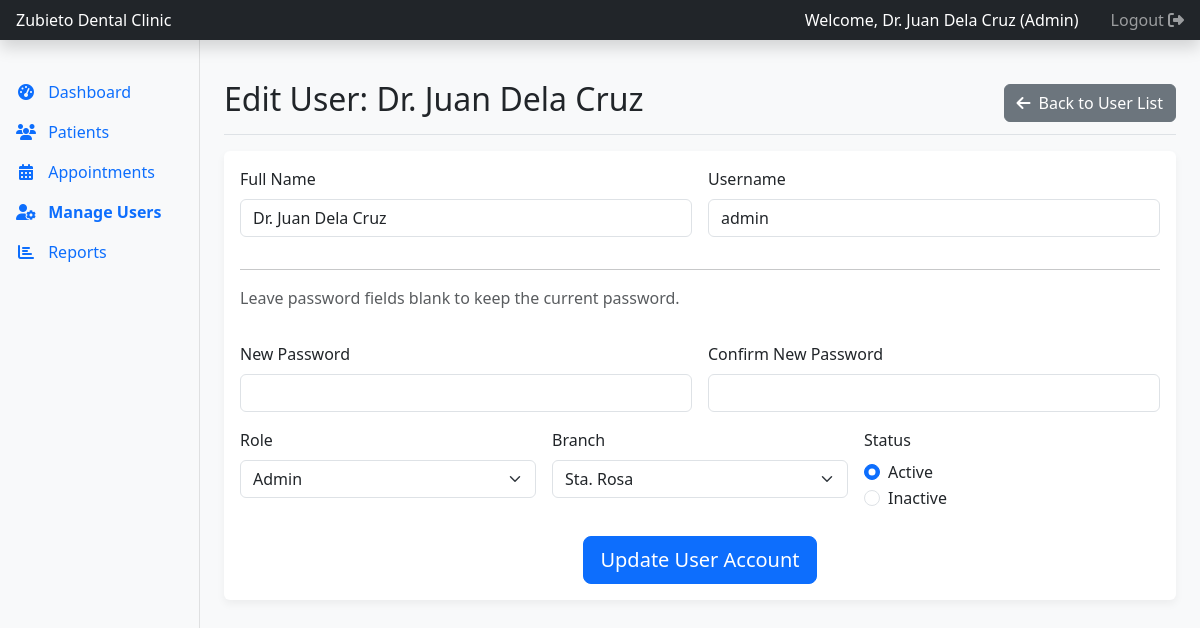
/admin/user_edit.php?id=1 (signed in), run on the app's committed database.
### tables this page shows
CREATE TABLE `users` (
  `user_id` int(11) NOT NULL,
  `username` varchar(100) NOT NULL,
  `password` varchar(255) NOT NULL COMMENT 'Must be stored as a hash',
  `full_name` varchar(255) NOT NULL,
  `role` enum('Admin','Dentist','Assistant') NOT NULL,
  `branch` enum('Lucban','Sta. Rosa') NOT NULL,
  `is_active` tinyint(1) NOT NULL DEFAULT 1,
  `created_at` timestamp NOT NULL DEFAULT current_timestamp()
);

### admin/user_edit.php (the view, shortened to what this page needs)
<?php
require 'includes/header.php';
require '../includes/db_connect.php';
$user_id = isset($_GET['id']) ? intval($_GET['id']) : 0;
$sql = "SELECT * FROM users WHERE user_id = ?";
$stmt = $conn->prepare($sql);
$stmt->bind_param("i", $user_id);
$stmt->execute();
$result = $stmt->get_result();
$user = $result->fetch_assoc();
?>
<div class="d-flex justify-content-between flex-wrap flex-md-nowrap align-items-center pt-3 pb-2 mb-3 border-bottom">
    <h1 class="h2">Edit User: <?php echo htmlspecialchars($user['full_name']); ?></h1>
    <a href="users.php" class="btn btn-secondary"><i class="fas fa-arrow-left me-2"></i>Back to User List</a>
</div>
<div class="card">
    <div class="card-body">
        <form action="user_edit_process.php" method="POST" id="editUserForm">
            <div class="row g-3">
                <div class="col-md-6"><label class="form-label">Full Name</label><input type="text" class="form-control" name="full_name" value="<?php echo htmlspecialchars($user['full_name']); ?>" required></div>
                <div class="col-md-6"><label class="form-label">Username</label><input type="text" class="form-control" name="username" value="<?php echo htmlspecialchars($user['username']); ?>" required></div>
                <div class="col-12"><hr><p class="text-muted">Leave password fields blank to keep the current password.</p></div>
                <div class="col-md-6"><label class="form-label">New Password</label><input type="password" class="form-control" id="password" name="password"></div>
                <div class="col-md-6"><label class="form-label">Confirm New Password</label><input type="password" class="form-control" id="confirm_password" name="confirm_password"><div class="invalid-feedback">Passwords do not match.</div></div>
                <div class="col-md-4"><label class="form-label">Role</label><select name="role" class="form-select" required>
                    <option value="Admin" <?php if($user['role']=='Admin') echo 'selected'; ?>>Admin</option>
                </select></div>
                <div class="col-md-4"><label class="form-label">Branch</label><select name="branch" class="form-select" required>
                    <option value="Sta. Rosa" <?php if($user['branch']=='Sta. Rosa') echo 'selected'; ?>>Sta. Rosa</option>
                </select></div>
                <div class="col-md-4"><label class="form-label">Status</label>
                    <div class="form-check"><input class="form-check-input" type="radio" name="is_active" value="1" <?php if($user['is_active']) echo 'checked'; ?>><label class="form-check-label">Active</label></div>
                    <div class="form-check"><input class="form-check-input" type="radio" name="is_active" value="0" <?php if(!$user['is_active']) echo 'checked'; ?>><label class="form-check-label">Inactive</label></div>
                </div>
                <div class="col-12 mt-4 text-center"><button type="submit" class="btn btn-primary btn-lg">Update User Account</button></div>
            </div>
        </form>
    </div>
</div>
<?php $stmt->close(); $conn->close(); require 'includes/footer.php'; ?>

### admin/includes/header.php (style rules this page uses)
body { background-color: #f8f9fa; }
.card { border: none; box-shadow: 0 4px 8px rgba(0,0,0,0.05); }

### data on the page
users: full_name "Dr. Juan Dela Cruz", username "admin", role "Admin", branch "Sta. Rosa", is_active "☑"

### other printed values
$_SESSION['full_name'] "Dr. Juan Dela Cruz"
$_SESSION['role'] "Admin"
